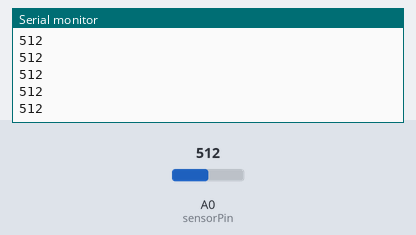
Simulated run of this sketch. Board: Arduino Uno, built with avr-gcc and run on an emulated ATmega328P. On the bench: the last lines printed to the serial monitor. Inputs (shaded band) come from the test bench; at power-on: A0 (sensorPin) = 512.

Above: at 1.2 s.
1.3 s: A0 (sensorPin) set to 716
At 2.4 s:
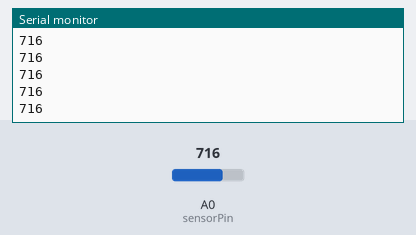
2.8 s: A0 (sensorPin) set to 900
At 3.6 s:
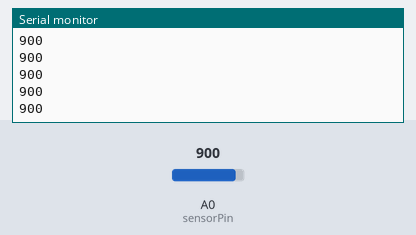
Timing chart, 0 to 5.8 s (numbered marks = the images above; inputs shaded):
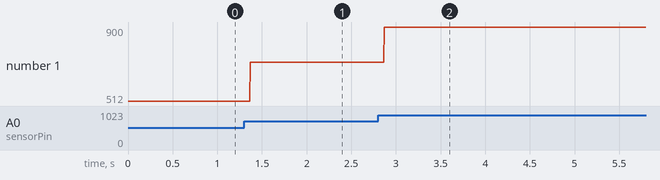

The sketch:

Areader.ino
```cpp
int sensorPin = A0;    // select the input pin for the potentiometer

int sensorValue = 0;  // variable to store the value coming from the sensor


void setup() {
Serial.begin(9600);
}

void loop() {
  // read the value from the sensor:
  sensorValue = analogRead(sensorPin);
  Serial.println((sensorValue));
}
```

Measured:
- after the input at 1.3 s, the serial monitor: prints a new line after 0.07 s (image 1)
- after the input at 2.8 s, the serial monitor: prints a new line after 0.07 s (image 2)
- plotted number 1: 512 → 716 after the input at 1.3 s, 716 → 900 after the input at 2.8 s
